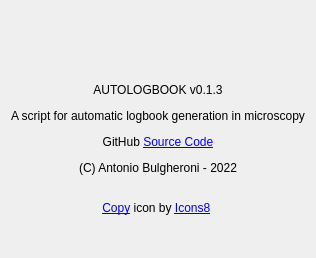
<?xml version="1.0" encoding="UTF-8"?>
<ui version="4.0">
 <class>About</class>
 <widget class="QDialog" name="About">
  <property name="windowModality">
   <enum>Qt::NonModal</enum>
  </property>
  <property name="geometry">
   <rect>
    <x>0</x>
    <y>0</y>
    <width>283</width>
    <height>258</height>
   </rect>
  </property>
  <property name="windowTitle">
   <string>About Autologbook</string>
  </property>
  <property name="windowIcon">
   <iconset resource="resource.qrc">
    <normaloff>:/resources/icons8-logbook-64.png</normaloff>:/resources/icons8-logbook-64.png</iconset>
  </property>
  <layout class="QVBoxLayout" name="verticalLayout">
   <item>
    <widget class="QLabel" name="label">
     <property name="text">
      <string>&lt;html&gt;&lt;head/&gt;&lt;body&gt;&lt;p align=&quot;center&quot;&gt;&lt;img src=&quot;:/resources/icons8-logbook-64.png&quot;/&gt;&lt;/p&gt;&lt;p
       align=&quot;center&quot;&gt;&lt;br/&gt;&lt;/p&gt;&lt;p align=&quot;center&quot;&gt;AUTOLOGBOOK v0.1.3&lt;/p&gt;&lt;p
       align=&quot;center&quot;&gt;A script for automatic logbook generation in microscopy&lt;/p&gt;&lt;p align=&quot;center&quot;&gt;GitHub
       &lt;a href=&quot;https://github.com/abulgher/autologbook&quot;&gt;&lt;span style=&quot; text-decoration:
       underline; color:#0000ff;&quot;&gt;Source Code&lt;/span&gt;&lt;/a&gt;&lt;/p&gt;&lt;p align=&quot;center&quot;&gt;(C)
       Antonio Bulgheroni - 2022&lt;/p&gt;&lt;p align=&quot;center&quot;&gt;&lt;br/&gt;&lt;a href=&quot;https://icons8.com/icon/pNYOTp5DinZ3/copy&quot;&gt;&lt;span
       style=&quot; text-decoration: underline; color:#0000ff;&quot;&gt;Copy&lt;/span&gt;&lt;/a&gt; icon by &lt;a href=&quot;https://icons8.com&quot;&gt;&lt;span
       style=&quot; text-decoration: underline; color:#0000ff;&quot;&gt;Icons8&lt;/span&gt;&lt;/a&gt;&lt;/p&gt;&lt;/body&gt;&lt;/html&gt;
      </string>
     </property>
    </widget>
   </item>
  </layout>
 </widget>
 <resources>
  <include location="resource.qrc"/>
 </resources>
 <connections/>
</ui>
